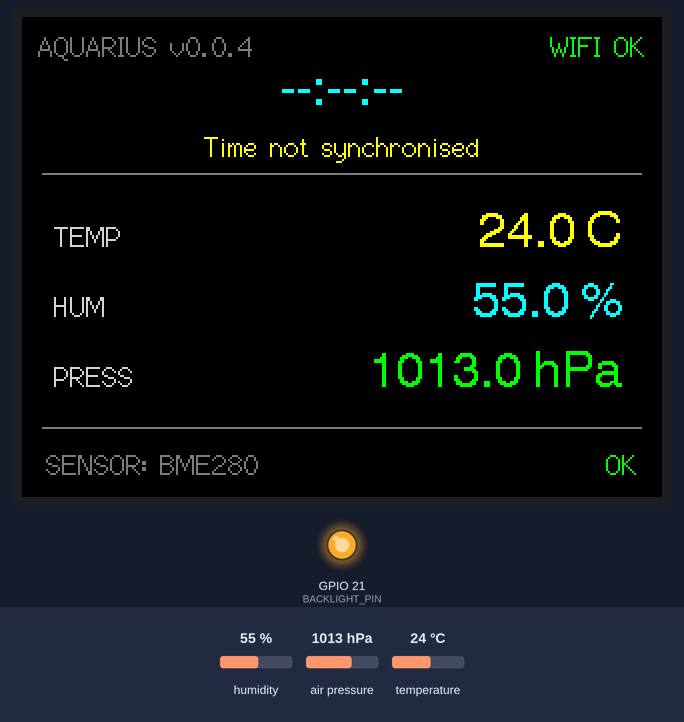
The sketch below on a simulated ESP32. On the bench: 320×240 colour display, output pins drawn as LEDs (lit = HIGH). Wiring (inferred from the names in the program): BME280 sensor at I2C address 0x76. Inputs (shaded band) come from the test bench; at power-on: humidity 55 %, air pressure 1013 hPa, temperature 24 °C. WiFi joins after 1.5 s; servers stay silent unless stated; the local clock reads 2024-03-15 10:24:30 at power-on unless the sketch sets it; what the sketch prints to the serial monitor is not drawn.

Above: at 12.5 s.
12.6 s: humidity set to 22 %
At 14.8 s:
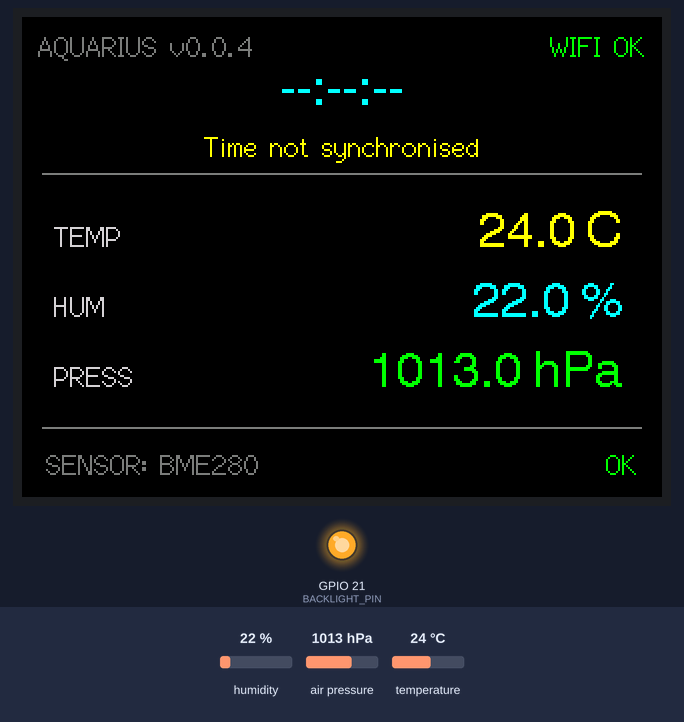
15.6 s: air pressure set to 952 hPa
At 16.8 s:
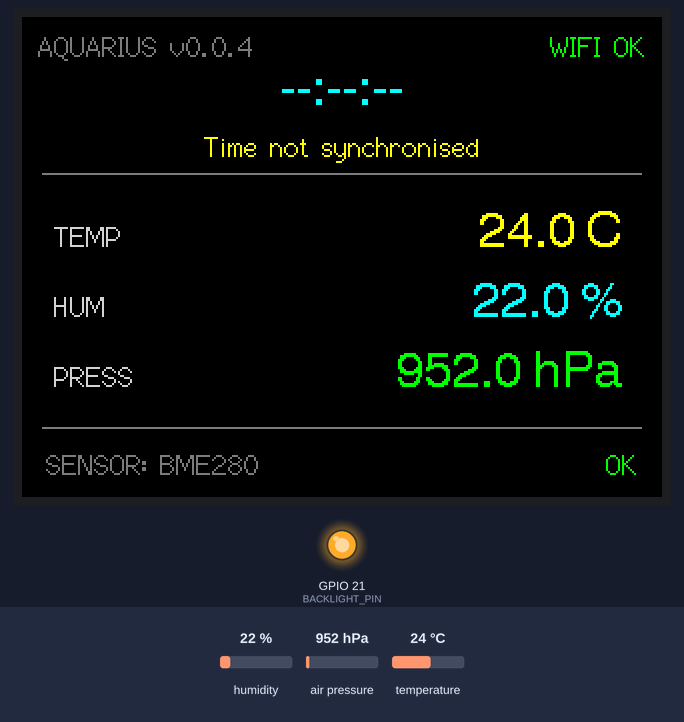
18.6 s: temperature set to 12 °C
At 19.8 s:
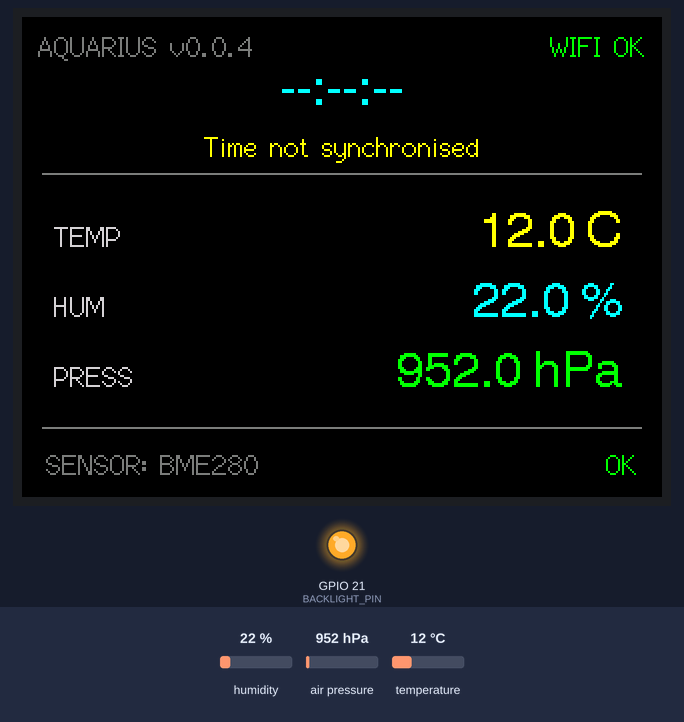
21.6 s: humidity set to 40 %
At 24.8 s:
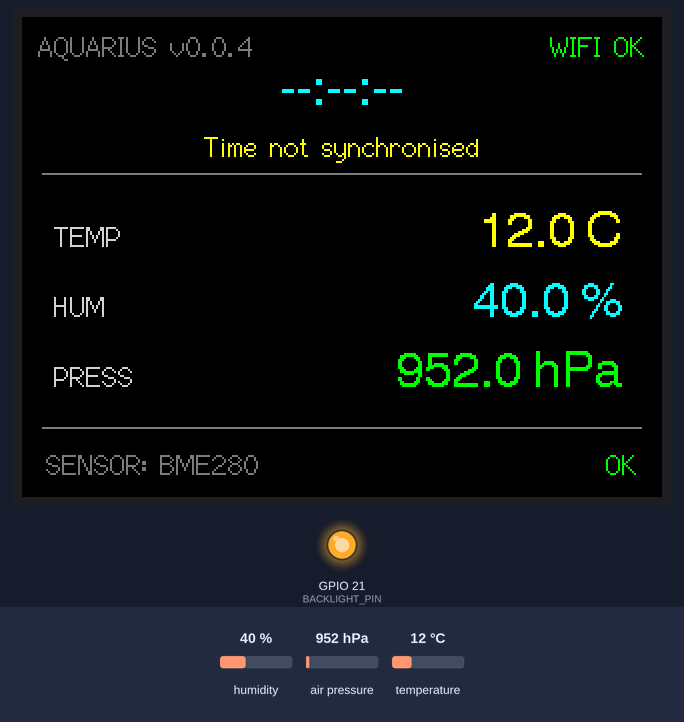
25.4 s: air pressure set to 975 hPa
At 26.8 s:
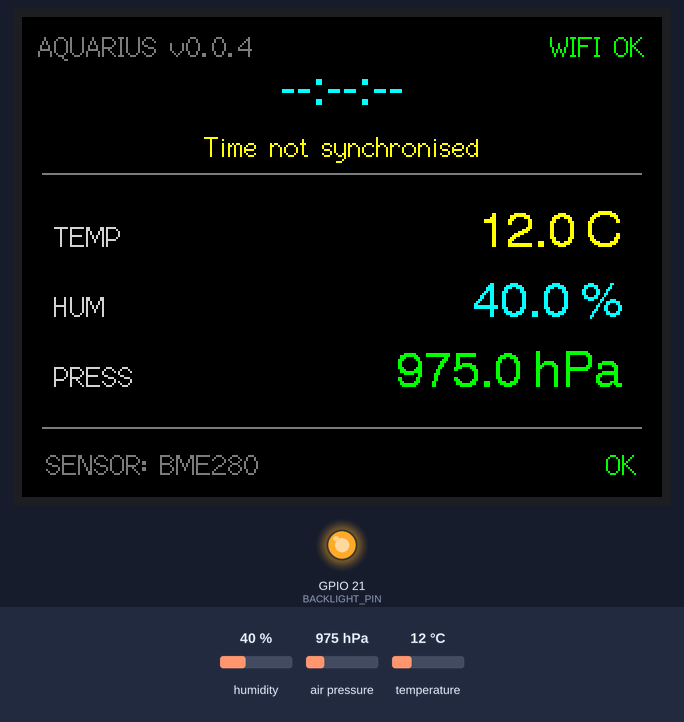
Timing chart, 0 to 28.4 s (numbered marks = the images above; inputs shaded):
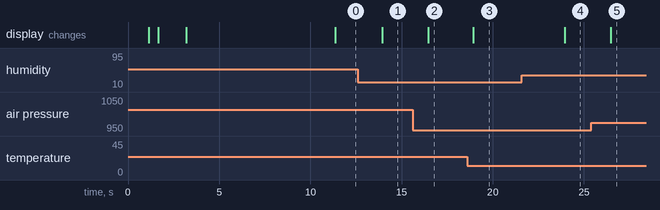

The sketch:

Aquarius_v0.0.4.ino
```cpp
/*
 * Aquarius v0.0.4 — Wi-Fi + NTP clock
 *
 * Adds:
 *   - Wi-Fi connection/reconnection
 *   - SNTP internet time
 *   - UK GMT/BST timezone handling
 *   - live date/time display
 *
 * Existing:
 *   - BME280/BMP280 sensor abstraction
 *   - optional DHT22 abstraction
 *   - CYD ILI9341 display
 */

#include <Arduino.h>
#include <TFT_eSPI.h>

#include "AquariusConfig.h"
#include "IndoorSensor.h"
#include "TimeService.h"

namespace {

constexpr uint8_t I2C_SDA_PIN = 22;
constexpr uint8_t I2C_SCL_PIN = 27;
constexpr uint8_t BACKLIGHT_PIN = 21;

TFT_eSPI tft;
IndoorSensor indoorSensor;
TimeService timeService;

unsigned long lastSensorUpdateMs = 0;
unsigned long lastClockUpdateMs = 0;

void initialiseDisplay() {
  pinMode(BACKLIGHT_PIN, OUTPUT);
  digitalWrite(BACKLIGHT_PIN, HIGH);

  tft.init();
  tft.setRotation(1);
  tft.fillScreen(TFT_BLACK);
}

void drawBootLine(const String& text, int y, uint16_t colour) {
  tft.setTextDatum(MC_DATUM);
  tft.setTextColor(colour, TFT_BLACK);
  tft.fillRect(20, y - 10, 280, 22, TFT_BLACK);
  tft.drawString(text, 160, y, 2);
}

void drawBootScreen() {
  tft.fillScreen(TFT_BLACK);
  tft.setTextDatum(MC_DATUM);

  tft.setTextColor(TFT_CYAN, TFT_BLACK);
  tft.drawString("AQUARIUS", 160, 48, 4);

  tft.setTextColor(TFT_WHITE, TFT_BLACK);
  tft.drawString("ASCII Aquarium Desk Companion", 160, 83, 2);

  tft.setTextColor(TFT_DARKGREY, TFT_BLACK);
  tft.drawString("v0.0.4", 160, 108, 2);

  drawBootLine("Initialising sensors...", 148, TFT_LIGHTGREY);
}

void drawMainFrame() {
  tft.fillScreen(TFT_BLACK);

  // Header divider
  tft.drawFastHLine(10, 78, 300, TFT_DARKGREY);

  // Sensor section labels
  tft.setTextDatum(TL_DATUM);
  tft.setTextColor(TFT_LIGHTGREY, TFT_BLACK);
  tft.drawString("TEMP", 16, 102, 2);
  tft.drawString("HUM", 16, 137, 2);
  tft.drawString("PRESS", 16, 172, 2);

  // Footer divider
  tft.drawFastHLine(10, 205, 300, TFT_DARKGREY);
}

void drawClock() {
  const ClockReading& c = timeService.reading();

  // Clear complete clock/date/header area.
  tft.fillRect(0, 0, 320, 76, TFT_BLACK);

  // Version left
  tft.setTextDatum(TL_DATUM);
  tft.setTextColor(TFT_DARKGREY, TFT_BLACK);
  tft.drawString("AQUARIUS v0.0.4", 8, 7, 2);

  // Wi-Fi right
  tft.setTextDatum(TR_DATUM);
  tft.setTextColor(
      timeService.wifiConnected() ? TFT_GREEN : TFT_RED,
      TFT_BLACK);
  tft.drawString(timeService.wifiStatusText(), 312, 7, 2);

  // Time
  tft.setTextDatum(MC_DATUM);
  tft.setTextColor(TFT_CYAN, TFT_BLACK);
  tft.drawString(c.timeText, 160, 38, 4);

  // Date/status
  tft.setTextColor(
      c.valid ? TFT_WHITE : TFT_YELLOW,
      TFT_BLACK);
  tft.drawString(c.dateText, 160, 65, 2);
}

void drawSensorValues() {
  const IndoorReading& r = indoorSensor.reading();

  // Numeric column
  tft.setTextDatum(TR_DATUM);

  tft.fillRect(105, 92, 200, 31, TFT_BLACK);
  tft.setTextColor(
      r.temperatureValid ? TFT_YELLOW : TFT_DARKGREY,
      TFT_BLACK);
  tft.drawString(
      r.temperatureValid
          ? String(r.temperatureC, 1) + " C"
          : "--.- C",
      300, 96, 4);

  tft.fillRect(105, 127, 200, 31, TFT_BLACK);
  tft.setTextColor(
      r.humidityValid ? TFT_CYAN : TFT_DARKGREY,
      TFT_BLACK);
  tft.drawString(
      r.humidityValid
          ? String(r.humidityPct, 1) + " %"
          : "-- %",
      300, 131, 4);

  tft.fillRect(105, 162, 200, 31, TFT_BLACK);
  tft.setTextColor(
      r.pressureValid ? TFT_GREEN : TFT_DARKGREY,
      TFT_BLACK);
  tft.drawString(
      r.pressureValid
          ? String(r.pressureHpa, 1) + " hPa"
          : "---- hPa",
      300, 166, 4);

  // Footer
  tft.fillRect(10, 208, 300, 28, TFT_BLACK);

  String footer = indoorSensor.barometricName();

#if AQUARIUS_ENABLE_DHT
  if (indoorSensor.dhtResponding()) {
    if (indoorSensor.barometricType() != BarometricSensorType::None) {
      footer += " + DHT22";
    } else {
      footer = "DHT22";
    }
  }
#endif

  tft.setTextDatum(TL_DATUM);
  tft.setTextColor(TFT_DARKGREY, TFT_BLACK);
  tft.drawString("SENSOR: " + footer, 12, 216, 2);

  tft.setTextDatum(TR_DATUM);
  tft.setTextColor(
      indoorSensor.hasAnySensor() ? TFT_GREEN : TFT_RED,
      TFT_BLACK);
  tft.drawString(
      indoorSensor.hasAnySensor() ? "OK" : "ERROR",
      308, 216, 2);
}

void printStatus() {
  const ClockReading& c = timeService.reading();
  const IndoorReading& r = indoorSensor.reading();

  Serial.println("----------------------------------------");
  Serial.printf("Wi-Fi             : %s\n",
                timeService.wifiConnected() ? "connected" : "disconnected");
  Serial.printf("Time               : %s\n", c.timeText);
  Serial.printf("Date               : %s\n", c.dateText);
  Serial.printf("Barometric sensor : %s\n", indoorSensor.barometricName());

  if (r.temperatureValid) {
    Serial.printf("Temperature       : %.2f C [%s]\n",
                  r.temperatureC,
                  r.temperatureSource);
  }

  if (r.humidityValid) {
    Serial.printf("Humidity          : %.2f %%RH [%s]\n",
                  r.humidityPct,
                  r.humiditySource);
  } else {
    Serial.println("Humidity          : unavailable");
  }

  if (r.pressureValid) {
    Serial.printf("Pressure          : %.2f hPa [%s]\n",
                  r.pressureHpa,
                  r.pressureSource);
  }
}

}  // namespace

void setup() {
  Serial.begin(115200);
  delay(800);

  Serial.println();
  Serial.println("========================================");
  Serial.println(" AQUARIUS v0.0.4");
  Serial.println(" Wi-Fi + NTP clock build");
  Serial.println("========================================");

  initialiseDisplay();
  drawBootScreen();

  indoorSensor.begin(Wire, I2C_SDA_PIN, I2C_SCL_PIN);

  drawBootLine(
      String("Sensor: ") + indoorSensor.barometricName(),
      148,
      indoorSensor.hasAnySensor() ? TFT_GREEN : TFT_RED);

  delay(500);

  drawBootLine("Connecting Wi-Fi...", 175, TFT_LIGHTGREY);
  timeService.begin();

  drawBootLine(
      timeService.wifiConnected()
          ? "Wi-Fi connected"
          : "Wi-Fi unavailable",
      175,
      timeService.wifiConnected() ? TFT_GREEN : TFT_RED);

  drawBootLine(
      "Synchronising time...",
      202,
      TFT_LIGHTGREY);

  // Give the first NTP sync a few seconds without blocking forever.
  const unsigned long syncStart = millis();

  while (!timeService.timeValid() &&
         millis() - syncStart < 8000UL) {
    timeService.update();
    delay(250);
  }

  drawMainFrame();
  drawClock();
  drawSensorValues();
  printStatus();

  lastSensorUpdateMs = millis();
  lastClockUpdateMs = millis();
}

void loop() {
  const unsigned long now = millis();

  if (now - lastClockUpdateMs >= AQUARIUS_CLOCK_INTERVAL_MS) {
    lastClockUpdateMs = now;

    timeService.update();
    drawClock();
  }

  if (now - lastSensorUpdateMs >= AQUARIUS_SENSOR_INTERVAL_MS) {
    lastSensorUpdateMs = now;

    indoorSensor.update();
    drawSensorValues();
    printStatus();
  }
}
```

IndoorSensor.cpp
```cpp
#include "IndoorSensor.h"

namespace {
constexpr uint8_t CHIP_ID_REGISTER = 0xD0;
}

IndoorSensor::IndoorSensor()
#if AQUARIUS_ENABLE_DHT
    : dht_(AQUARIUS_DHT_PIN, DHT22)
#endif
{
}

bool IndoorSensor::begin(TwoWire& wire, uint8_t sdaPin, uint8_t sclPin) {
  wire_ = &wire;
  wire_->begin(sdaPin, sclPin);
  wire_->setClock(100000);

  const bool baroFound = beginBarometric();

#if AQUARIUS_ENABLE_DHT
  dht_.begin();
  delay(2100);
  readDht();
#endif

  update();
  return baroFound || dhtResponding_;
}

bool IndoorSensor::update() {
  readBarometric();

#if AQUARIUS_ENABLE_DHT
  readDht();
#endif

  combineReadings();

  return reading_.temperatureValid ||
         reading_.humidityValid ||
         reading_.pressureValid;
}

const char* IndoorSensor::barometricName() const {
  switch (barometricType_) {
    case BarometricSensorType::BME280: return "BME280";
    case BarometricSensorType::BMP280: return "BMP280";
    default: return "NONE";
  }
}

bool IndoorSensor::hasAnySensor() const {
  return barometricType_ != BarometricSensorType::None || dhtResponding_;
}

bool IndoorSensor::dhtEnabled() const {
#if AQUARIUS_ENABLE_DHT
  return true;
#else
  return false;
#endif
}

bool IndoorSensor::beginBarometric() {
  return beginBarometricAt(0x76) || beginBarometricAt(0x77);
}

bool IndoorSensor::beginBarometricAt(uint8_t address) {
  if (!addressResponds(address)) {
    return false;
  }

  const uint8_t id = readRegister(address, CHIP_ID_REGISTER);
  Serial.printf("I2C device 0x%02X reports chip ID 0x%02X\n", address, id);

  if (id == 0x60 && bme_.begin(address, wire_)) {
    barometricType_ = BarometricSensorType::BME280;
    barometricAddress_ = address;
    return true;
  }

  if ((id == 0x56 || id == 0x57 || id == 0x58) && bmp_.begin(address)) {
    barometricType_ = BarometricSensorType::BMP280;
    barometricAddress_ = address;
    return true;
  }

  return false;
}

uint8_t IndoorSensor::readRegister(uint8_t address, uint8_t reg) {
  wire_->beginTransmission(address);
  wire_->write(reg);

  if (wire_->endTransmission(false) != 0) {
    return 0xFF;
  }

  if (wire_->requestFrom((int)address, 1, true) != 1) {
    return 0xFF;
  }

  return wire_->available() ? wire_->read() : 0xFF;
}

bool IndoorSensor::addressResponds(uint8_t address) {
  wire_->beginTransmission(address);
  return wire_->endTransmission() == 0;
}

void IndoorSensor::readBarometric() {
  baroTemperatureC_ = NAN;
  baroHumidityPct_ = NAN;
  baroPressureHpa_ = NAN;

  if (barometricType_ == BarometricSensorType::BME280) {
    baroTemperatureC_ = bme_.readTemperature();
    baroHumidityPct_ = bme_.readHumidity();
    baroPressureHpa_ = bme_.readPressure() / 100.0F;
  } else if (barometricType_ == BarometricSensorType::BMP280) {
    baroTemperatureC_ = bmp_.readTemperature();
    baroPressureHpa_ = bmp_.readPressure() / 100.0F;
  }
}

void IndoorSensor::readDht() {
#if AQUARIUS_ENABLE_DHT
  dhtTemperatureC_ = dht_.readTemperature();
  dhtHumidityPct_ = dht_.readHumidity();
  dhtResponding_ =
      !isnan(dhtTemperatureC_) &&
      !isnan(dhtHumidityPct_);
#else
  dhtTemperatureC_ = NAN;
  dhtHumidityPct_ = NAN;
  dhtResponding_ = false;
#endif
}

void IndoorSensor::combineReadings() {
  reading_ = IndoorReading();

  if (barometricType_ == BarometricSensorType::BME280) {
    if (!isnan(baroTemperatureC_)) {
      reading_.temperatureC = baroTemperatureC_;
      reading_.temperatureValid = true;
      reading_.temperatureSource = "BME280";
    }

    if (!isnan(baroHumidityPct_)) {
      reading_.humidityPct = baroHumidityPct_;
      reading_.humidityValid = true;
      reading_.humiditySource = "BME280";
    }

    if (!isnan(baroPressureHpa_)) {
      reading_.pressureHpa = baroPressureHpa_;
      reading_.pressureValid = true;
      reading_.pressureSource = "BME280";
    }

    return;
  }

  if (dhtResponding_) {
    reading_.temperatureC = dhtTemperatureC_;
    reading_.temperatureValid = true;
    reading_.temperatureSource = "DHT22";

    reading_.humidityPct = dhtHumidityPct_;
    reading_.humidityValid = true;
    reading_.humiditySource = "DHT22";
  } else if (!isnan(baroTemperatureC_)) {
    reading_.temperatureC = baroTemperatureC_;
    reading_.temperatureValid = true;
    reading_.temperatureSource = "BMP280";
  }

  if (!isnan(baroPressureHpa_)) {
    reading_.pressureHpa = baroPressureHpa_;
    reading_.pressureValid = true;
    reading_.pressureSource = "BMP280";
  }
}
```

IndoorSensor.h
```cpp
#pragma once

#include <Arduino.h>
#include <Wire.h>
#include <Adafruit_BME280.h>
#include <Adafruit_BMP280.h>
#include "AquariusConfig.h"

#if AQUARIUS_ENABLE_DHT
#include <DHT.h>
#endif

enum class BarometricSensorType : uint8_t { None, BME280, BMP280 };

struct IndoorReading {
  float temperatureC = NAN;
  float humidityPct = NAN;
  float pressureHpa = NAN;

  bool temperatureValid = false;
  bool humidityValid = false;
  bool pressureValid = false;

  const char* temperatureSource = "NONE";
  const char* humiditySource = "NONE";
  const char* pressureSource = "NONE";
};

class IndoorSensor {
 public:
  IndoorSensor();

  bool begin(TwoWire& wire, uint8_t sdaPin, uint8_t sclPin);
  bool update();

  const IndoorReading& reading() const { return reading_; }

  BarometricSensorType barometricType() const { return barometricType_; }
  const char* barometricName() const;
  uint8_t barometricAddress() const { return barometricAddress_; }

  bool hasAnySensor() const;
  bool dhtEnabled() const;
  bool dhtResponding() const { return dhtResponding_; }

 private:
  bool beginBarometric();
  bool beginBarometricAt(uint8_t address);
  uint8_t readRegister(uint8_t address, uint8_t reg);
  bool addressResponds(uint8_t address);

  void readBarometric();
  void readDht();
  void combineReadings();

  TwoWire* wire_ = nullptr;

  Adafruit_BME280 bme_;
  Adafruit_BMP280 bmp_;

#if AQUARIUS_ENABLE_DHT
  DHT dht_;
#endif

  BarometricSensorType barometricType_ = BarometricSensorType::None;
  uint8_t barometricAddress_ = 0;
  bool dhtResponding_ = false;

  float baroTemperatureC_ = NAN;
  float baroHumidityPct_ = NAN;
  float baroPressureHpa_ = NAN;

  float dhtTemperatureC_ = NAN;
  float dhtHumidityPct_ = NAN;

  IndoorReading reading_;
};
```

Secrets.example.h
```cpp
#pragma once

#define AQUARIUS_WIFI_SSID "YOUR_WIFI_NAME"
#define AQUARIUS_WIFI_PASSWORD "YOUR_WIFI_PASSWORD"
```

TimeService.cpp
```cpp
#include "TimeService.h"

#include <time.h>

#include "AquariusConfig.h"
#include "Secrets.h"

void TimeService::begin() {
  WiFi.mode(WIFI_STA);
  WiFi.setAutoReconnect(true);

  connectWiFi();

  if (wifiConnected()) {
    configureNtp();
  }

  refreshLocalTime();
}

bool TimeService::connectWiFi() {
  if (wifiConnected()) {
    return true;
  }

  Serial.printf("Connecting to Wi-Fi: %s\n", AQUARIUS_WIFI_SSID);

  WiFi.begin(AQUARIUS_WIFI_SSID, AQUARIUS_WIFI_PASSWORD);

  const unsigned long start = millis();

  while (!wifiConnected() &&
         millis() - start < AQUARIUS_WIFI_CONNECT_TIMEOUT_MS) {
    delay(250);
    Serial.print('.');
  }

  Serial.println();

  if (wifiConnected()) {
    Serial.printf("Wi-Fi connected. IP: %s\n",
                  WiFi.localIP().toString().c_str());

    if (!ntpConfigured_) {
      configureNtp();
    }

    return true;
  }

  Serial.println("Wi-Fi connection timed out.");
  return false;
}

void TimeService::maintainWiFi() {
  if (wifiConnected()) {
    return;
  }

  const unsigned long now = millis();

  if (now - lastWifiRetryMs_ >= AQUARIUS_WIFI_RETRY_INTERVAL_MS) {
    lastWifiRetryMs_ = now;
    connectWiFi();
  }
}

void TimeService::configureNtp() {
  /*
   * configTzTime configures SNTP and the local POSIX timezone.
   * AQUARIUS_TZ handles GMT/BST automatically.
   */
  configTzTime(
      AQUARIUS_TZ,
      AQUARIUS_NTP_1,
      AQUARIUS_NTP_2,
      AQUARIUS_NTP_3);

  ntpConfigured_ = true;

  Serial.printf("NTP configured. TZ=%s\n", AQUARIUS_TZ);
}

void TimeService::update() {
  maintainWiFi();
  refreshLocalTime();
}

bool TimeService::refreshLocalTime() {
  struct tm timeinfo;

  if (!getLocalTime(&timeinfo, 50)) {
    reading_.valid = false;
    strlcpy(reading_.timeText, "--:--:--", sizeof(reading_.timeText));
    strlcpy(
        reading_.dateText,
        "Waiting for NTP...",
        sizeof(reading_.dateText));
    return false;
  }

  // Reject obviously-unsynchronised epoch-derived dates.
  if (timeinfo.tm_year + 1900 < 2025) {
    reading_.valid = false;
    return false;
  }

  reading_.valid = true;
  reading_.hour = timeinfo.tm_hour;
  reading_.minute = timeinfo.tm_min;
  reading_.second = timeinfo.tm_sec;
  reading_.day = timeinfo.tm_mday;
  reading_.month = timeinfo.tm_mon + 1;
  reading_.year = timeinfo.tm_year + 1900;

  strftime(
      reading_.timeText,
      sizeof(reading_.timeText),
      "%H:%M:%S",
      &timeinfo);

  strftime(
      reading_.dateText,
      sizeof(reading_.dateText),
      "%a %d %b %Y",
      &timeinfo);

  return true;
}

bool TimeService::wifiConnected() const {
  return WiFi.status() == WL_CONNECTED;
}

bool TimeService::timeValid() const {
  return reading_.valid;
}

const char* TimeService::wifiStatusText() const {
  return wifiConnected() ? "WIFI OK" : "WIFI --";
}
```

TimeService.h
```cpp
#pragma once

#include <Arduino.h>
#include <WiFi.h>

struct ClockReading {
  bool valid = false;
  int hour = 0;
  int minute = 0;
  int second = 0;
  int day = 0;
  int month = 0;
  int year = 0;

  char timeText[9] = "--:--:--";
  char dateText[32] = "Time not synchronised";
};

class TimeService {
 public:
  void begin();
  void update();

  bool connectWiFi();
  void maintainWiFi();

  bool wifiConnected() const;
  bool timeValid() const;
  const ClockReading& reading() const { return reading_; }

  const char* wifiStatusText() const;

 private:
  void configureNtp();
  bool refreshLocalTime();

  ClockReading reading_;
  unsigned long lastWifiRetryMs_ = 0;
  bool ntpConfigured_ = false;
};
```

AquariusConfig.h
```cpp
#pragma once

// Sensor configuration
#define AQUARIUS_ENABLE_DHT 0
#define AQUARIUS_DHT_PIN 16
#define AQUARIUS_SENSOR_INTERVAL_MS 2500UL

// Wi-Fi behaviour
#define AQUARIUS_WIFI_CONNECT_TIMEOUT_MS 15000UL
#define AQUARIUS_WIFI_RETRY_INTERVAL_MS 30000UL

// Display update
#define AQUARIUS_CLOCK_INTERVAL_MS 1000UL

// UK timezone:
// GMT in winter, BST (UTC+1) from the last Sunday in March at 01:00
// until the last Sunday in October at 01:00.
#define AQUARIUS_TZ "GMT0BST,M3.5.0/1,M10.5.0"

// NTP servers
#define AQUARIUS_NTP_1 "pool.ntp.org"
#define AQUARIUS_NTP_2 "time.google.com"
#define AQUARIUS_NTP_3 "time.cloudflare.com"
```

Measured:
- after the input at 12.6 s, the display: changes after 1.3 s (image 1)
- after the input at 15.6 s, the display: changes after 0.88 s (image 2)
- after the input at 18.6 s, the display: changes after 0.34 s (image 3)
- after the input at 21.6 s, the display: changes after 2.3 s (image 4)
- after the input at 25.4 s, the display: changes after 1.1 s (image 5)
